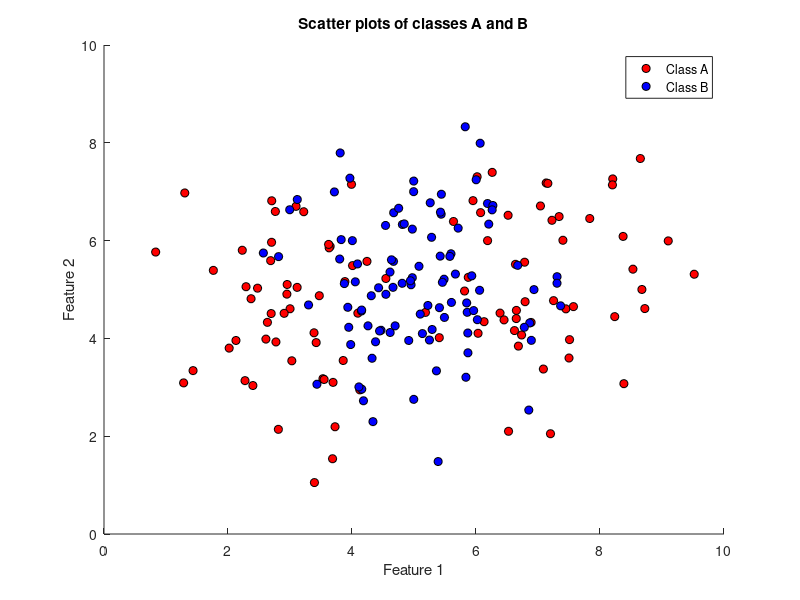

Recreate this plot in MATLAB. (Note: this script raises an error after producing the figure.)
%% Clear;

clear all;
close all;
%% Read data

a_data = load('data_lvq_A');
a_data = a_data.matA;

b_data = load('data_lvq_B');
b_data = b_data.matB;

%% Create combined scatter plot
figure(1);
hold on;
scatter(a_data(:,1),a_data(:,2),'MarkerFaceColor', ...
    [1 0 0], 'MarkerEdgeColor',[0 0 0]);
scatter(b_data(:,1),b_data(:,2),'MarkerFaceColor', ...
    [0 0 1], 'MarkerEdgeColor',[0 0 0]);
xlabel('Feature 1');
ylabel('Feature 2');
legend('Class A','Class B');
title('Scatter plots of classes A and B');
hold off;

%% LVQ1

% Settings
num_epochs = 200;
% Learning Rate
lr = 0.01;

% Allocate array for results
% Attach label to data (0 for class A and 1 for 
% class B) and merge the sets
a_data(:,3) = 0;
b_data(:,3) = 1;
total_data = [a_data;b_data];


% Initialize weight vectors
%w_1 = [2, 4.5, 0];  %% Belongs to class A
%w_2 = [5, 6, 1];    %% Belongs to class B
%w_3 = [8, 4.5, 0];  %% Belongs to class A
%w_4 = [5, 4, 1];    %% Belongs to class B

w_1 = [mean(a_data(:,1)), mean(a_data(:,2)), 0];  %% Belongs to class A
w_2 = [mean(b_data(:,1)), mean(b_data(:,2)), 1];    %% Belongs to class B
% w_3 = [mean(a_data(:,1)), mean(a_data(:,2)), 0];  %% Belongs to class A
% w_4 = [mean(b_data(:,1)), mean(b_data(:,2)), 1];    %% Belongs to class B


% Put it all in 1 weight matrix
weights_1_1 = [mean(a_data(:,1)), mean(a_data(:,2)), 0; ...
               mean(b_data(:,1)), mean(b_data(:,2)), 1];
weights_2_1 = [mean(a_data(:,1))+rand(1,1), mean(a_data(:,2))+rand(1,1), 0; ...
               mean(a_data(:,1))-rand(1,1), mean(a_data(:,2))-rand(1,1), 0;
               mean(b_data(:,1)), mean(b_data(:,2)), 1];
weights_1_2 = [mean(b_data(:,1))+rand(1,1), mean(b_data(:,2))+rand(1,1), 1; ...
               mean(b_data(:,1))-rand(1,1), mean(b_data(:,2))-rand(1,1), 1;
               mean(a_data(:,1)), mean(a_data(:,2)), 0];
weights_2_2 = [mean(a_data(:,1))+rand(1,1), mean(a_data(:,2))+rand(1,1), 0; ...
               mean(a_data(:,1))-rand(1,1), mean(a_data(:,2))-rand(1,1), 0; ...
               mean(b_data(:,1))+rand(1,1), mean(b_data(:,2))+rand(1,1), 1; ...
               mean(b_data(:,1))-rand(1,1), mean(b_data(:,2))-rand(1,1), 1;];

first_prototype_over_time = zeros(2, num_epochs); 
           
errors = zeros(4, 200);
for it = 1:4
    if it == 1
        weights = weights_1_1;
    elseif it == 2
        weights = weights_2_1;
    elseif it == 3
        weights = weights_1_2;
    else
        weights = weights_2_2;
    end
    for epoch = 1:num_epochs
        for datapoint = 1:200
            current_point = total_data(datapoint,1:2);
            current_label = total_data(datapoint,3);
            weights = adjust_weights(weights, current_point, current_label, lr);
        end

        % Calculate error rate current epoch
        n_errors = 0;
        for datapoint = 1:200
            current_point = total_data(datapoint,1:2);
            current_label = total_data(datapoint,3);

            n_errors = n_errors + is_incorrect(weights, current_point, current_label);
        end
        errors(it,epoch) = n_errors / 200;
        first_prototype_over_time(1,epoch) = weights(2,1);        
        first_prototype_over_time(2,epoch) = weights(2,2);
    end
    if it == 1
        final_weights_1_1 = weights;
    elseif it == 2
        final_weights_2_1 = weights;
    elseif it == 3
        final_weights_1_2 = weights;
    else
        final_weights_2_2 = weights;
    end
end
%% Error Plot
figure(2);
hold on;
plot(1:200,errors(1,:),'Color','red');
plot(1:200,errors(2,:),'Color','blue');
plot(1:200,errors(3,:),'Color', 'green');
plot(1:200,errors(4,:),'Color', 'black');
legend('1A 1B','2A 1B', '1A 2B', '2A 2B');
xlabel('Epoch');
ylabel('Error Rate');
xlim([0 200]);
ylim([0 1]);
hold off;

%% Prototype Movement plot

figure(1);
hold on;
scatter(a_data(:,1),a_data(:,2),'MarkerFaceColor', ...
    [1 0 0], 'MarkerEdgeColor',[0 0 0]);
scatter(b_data(:,1),b_data(:,2),'MarkerFaceColor', ...
    [0 0 1], 'MarkerEdgeColor',[0 0 0]);
for part = 1:200
   scatter(first_prototype_over_time(1,part),first_prototype_over_time(2,part), ...
           'filled', 'MarkerFaceAlpha',1/part,'MarkerFaceColor',[1-(part/200) 1 0]);  
end
xlabel('x');
ylabel('y');
legend('Class A','Class B');
title('Scatter plots of classes A and B');
hold off;

%% Plot data according to prototypes
figure(3);
subplot(2,2,1);
hold on;

% Plot 1_1
weight = final_weights_1_1;
classes = zeros(1,200);
for row = 1:200
    classes(row) = classify_point(total_data(row,1:2),weight);
end

a_indices = find(classes == 1);
b_indices = find(classes == 0);
scatter(total_data(a_indices,1), total_data(a_indices,2), 'MarkerFaceColor', ...
[0 0 1], 'MarkerEdgeColor', [0 0 0]);

scatter(total_data(b_indices,1), total_data(b_indices,2), 'MarkerFaceColor', ...
[1 0 0], 'MarkerEdgeColor', [0 0 0]);
title('1 - 1');
xlabel('Feature 1');
ylabel('Feature 2');
legend('Class B','Class A');
scatter(final_weights_1_1(:,1),final_weights_1_1(:,2),'gd','filled');
hold off;

% Plot 1_2
subplot(2,2,2);
hold on;
weight = final_weights_1_2;
classes = zeros(1,200);
for row = 1:200
    classes(row) = classify_point(total_data(row,1:2),weight);
end

a_indices = find(classes == 1);
b_indices = find(classes == 0);
scatter(total_data(a_indices,1), total_data(a_indices,2), 'MarkerFaceColor', ...
[0 0 1], 'MarkerEdgeColor', [0 0 0]);

scatter(total_data(b_indices,1), total_data(b_indices,2), 'MarkerFaceColor', ...
[1 0 0], 'MarkerEdgeColor', [0 0 0]);
title('1 - 2');
xlabel('Feature 1');
ylabel('Feature 2');
legend('Class B','Class A');
scatter(final_weights_1_2(:,1),final_weights_1_2(:,2),'gd','filled');
hold off;

% Plot 2_1
subplot(2,2,3);
hold on;
weight = final_weights_2_1;
classes = zeros(1,200);
for row = 1:200
    classes(row) = classify_point(total_data(row,1:2),weight);
end

a_indices = find(classes == 1);
b_indices = find(classes == 0);
scatter(total_data(a_indices,1), total_data(a_indices,2), 'MarkerFaceColor', ...
[0 0 1], 'MarkerEdgeColor', [0 0 0]);

scatter(total_data(b_indices,1), total_data(b_indices,2), 'MarkerFaceColor', ...
[1 0 0], 'MarkerEdgeColor', [0 0 0]);
title('2 - 1');
xlabel('Feature 1');
ylabel('Feature 2');
legend('Class B','Class A');    
scatter(final_weights_2_1(:,1),final_weights_2_1(:,2),'gd','filled');
hold off;

% Plot 2_2
subplot(2,2,4);
hold on;
weight = final_weights_2_2;
classes = zeros(1,200);
for row = 1:200
    classes(row) = classify_point(total_data(row,1:2),weight);
end

a_indices = find(classes == 1);
b_indices = find(classes == 0);
scatter(total_data(a_indices,1), total_data(a_indices,2), 'MarkerFaceColor', ...
[0 0 1], 'MarkerEdgeColor', [0 0 0]);

scatter(total_data(b_indices,1), total_data(b_indices,2), 'MarkerFaceColor', ...
[1 0 0], 'MarkerEdgeColor', [0 0 0]);

title('2 - 2');
xlabel('Feature 1');
ylabel('Feature 2');
legend('Class B','Class A');
scatter(final_weights_2_2(:,1),final_weights_2_2(:,2),'gd','filled');
hold off;